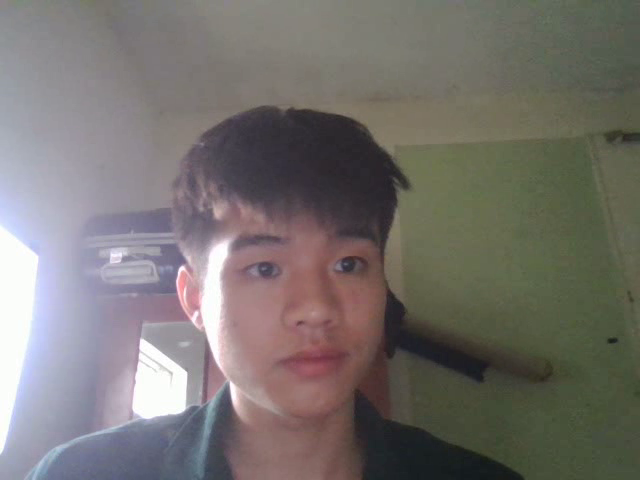
#> input picture frame 19 of Chuong5/Output_demo.mp4, 640 x 480 px, given in place of vtv.mp4, which was not available
$ jupyter execute 100_Chuong5_2221050156_NguyenXuanSang.ipynb   (shell and % lines are left out)   (text cells are left out)
#> lines starting #> are read from the running program, lines starting #| are printed output that depends on the picture; after the words box and inside, x2 and y2 are one past the last pixel; in counts of white or black regions, pixels touching at a corner belong together; pictures that were not available may be replaced by others from this repository, and a replacement may not be noted
[cell 1]
#Gọi thư viện:
import cv2
import numpy as np
import matplotlib.pyplot as plt

[cell 2]
#Đọc và hiển thị Video:
#1. Đọc video từ file:

cap = cv2.VideoCapture('Video/vtv.mp4')
#kiểm tra việc đọc video
if not cap.isOpened():
    print('Không mở được file Video. Kiểm tra lại..')
else:
    print('Mở file Video thành công')
#lấy thông só của video:
    fps = cap.get(cv2.CAP_PROP_FPS)
    print('Tốc độ video FPS:', int(fps))

    w = int(cap.get(cv2.CAP_PROP_FRAME_WIDTH))
    h = int(cap.get(cv2.CAP_PROP_FRAME_HEIGHT))
    print('Độ phân giải video:', w, 'x', h)

    while True:
        # Đọc từng frame
        ret, frame = cap.read()
#> frame is the input picture: shape (480, 640, 3); mean B, G, R 110, 113.6, 118.1
        if not ret:
            print('Không đọc được frame từ video!')
            break

        # Hiển thị frame
        cv2.imshow('Video', frame)

        # Nhấn phím q để thoát
        if cv2.waitKey(30) & 0xFF == ord('q'):
#> (key q is pressed here)
            break

# Giải phóng bộ nhớ
cap.release()
cv2.destroyAllWindows()

[cell 3]
#Đọc và hiển thị Video:
#2. Đọc video từ camera:
import cv2

cap = cv2.VideoCapture(0) #win:0 |mac =1

if not cap.isOpened():
    print('Không mở được Webcam. Kiểm tra lại..')
else:
    print('Mở Webcam thành công')

    fps = cap.get(cv2.CAP_PROP_FPS)
    print('Tốc độ video FPS:', int(fps))

    w = int(cap.get(cv2.CAP_PROP_FRAME_WIDTH))
    h = int(cap.get(cv2.CAP_PROP_FRAME_HEIGHT))
    print('Độ phân giải video:', w, 'x')
    while True:
        # Đọc từng frame
        ret, frame = cap.read()
        if not ret:
            print('Không đọc được frame từ video!')
            break

        # Hiển thị frame
        cv2.imshow('Livestrym', frame)

        # Nhấn phím q để thoát
        if cv2.waitKey(10) & 0xFF == ord('q'):
#> (key q is pressed here)
            break

# Giải phóng bộ nhớ
cap.release()
cv2.destroyAllWindows()

[cell 4]
#======================================================
#Thực hiện đọc Video và Lưu từng Frame dưới dạng ảnh:
#======================================================
#đọc video
import os
cap = cv2.VideoCapture('Video/vtv.mp4')

#thiết lập tham số để lưu ảnh:
folder = 'Frames_output'
frame_count = 0

#đọc từng frame:
while True:
    ret, frame =cap.read()
    if not ret:
        print('Không đọc được frame từ Video')
        break
    #hiển thị video:
    cv2.imshow('Video', frame)
    #Lưu từng frame ra file ảnh:
    filename = os.path.join(folder,f'SangNX_{frame_count:04d}.jpg')
    cv2.imwrite(filename ,frame)
    frame_count+=1
    #Tốc độ phát Nhấn phím q để thoát
    if cv2.waitKey(10) & 0xFF == ord('q'):
#> (key q is pressed here)
        break

# Giải phóng bộ nhớ
cap.release()
cv2.destroyAllWindows()

[cell 5]
#======================================================
#Đọc Video từ Webcam và lưu ra file MP4:
#======================================================
#Đọc video:
#======================================================
#Thực hiện đọc Video và Lưu từng Frame dưới dạng ảnh:
#======================================================
#đọc video

cap = cv2.VideoCapture(0)

#thiết lập tham số để lưu ảnh:
folder = 'Frames_output'
frame_count = 0

#đọc từng frame:
while True:
    ret, frame =cap.read()
    if not ret:
        print('Không đọc được frame từ Video')
        break
    #hiển thị video:
    cv2.imshow('Video', frame)
    #Lưu từng frame ra file ảnh:
    filename = os.path.join(folder,f'SangNX_{frame_count:04d}.jpg')
    cv2.imwrite(filename ,frame)
    frame_count+=1
    #Tốc độ phát Nhấn phím q để thoát
    if cv2.waitKey(10) & 0xFF == ord('q'):
#> (key q is pressed here)
        break

# Giải phóng bộ nhớ
cap.release()
cv2.destroyAllWindows()

[cell 6]
#======================================================
#Đọc Video từ Webcam và lưu ra file MP4:
#======================================================

#đọc video

cap = cv2.VideoCapture(0)

#thiết lập tham số để lưu Video:
fps=cap.get(cv2.CAP_PROP_FPS)
w = int(cap.get(cv2.CAP_PROP_FRAME_WIDTH))
h = int(cap.get(cv2.CAP_PROP_FRAME_HEIGHT))
format_out = cv2.VideoWriter_fourcc(*'mp4v')
out = cv2.VideoWriter("Output_demo.mp4",#tên file video lưu
                        format_out, #định dạng file video
                        fps,    #tốc đố fps
                        (w,h))   #đọ phân giải vìdeo


#đọc từng frame:
while True:
    ret, frame =cap.read()
    if not ret:
        print('Không đọc được frame từ Video')
        break

    #hiển thị video:
    cv2.imshow('Video', frame)

    #lưu video:
    out.write(frame)

    #Tốc độ phát Nhấn phím q để thoát
    if cv2.waitKey(10) & 0xFF == ord('q'):
#> (key q is pressed here)
        break

# Giải phóng bộ nhớ
cap.release()#bộ nhớ đọc video
out.release()#bộ nhớ lưu  video
cv2.destroyAllWindows()

[cell 7]
#======================================================
#VÍ DỤ: QUY TRÌNH XỬ LÝ VIDEO CHO MỘT BÀI TOÁN CỤ THỂ:
#Lấy biên (cạnh) các đối tượng trong video
#======================================================

#b1: kết nối tới nguồn:
cap = cv2.VideoCapture(0)

#thiết lập tham số để lưu Video:
fps=cap.get(cv2.CAP_PROP_FPS)
w = int(cap.get(cv2.CAP_PROP_FRAME_WIDTH))
h = int(cap.get(cv2.CAP_PROP_FRAME_HEIGHT))
format_out = cv2.VideoWriter_fourcc(*'mp4v')
out = cv2.VideoWriter("Output_Canny.mp4",#tên file video lưu
                        format_out, #định dạng file video
                        fps,    #tốc đố fps
                        (w,h))   #đọ phân giải vìdeo

#b2:Tách từng frame trong video:
while True:
    ret,frame=cap.read()
    if not ret:
        print('Không đọc được frame trong video')
        break

    #b3 :tiền xửu lý frame
#chuyển sang hệ màu gray
    gray=cv2.cvtColor(frame,cv2.COLOR_BGR2GRAY)
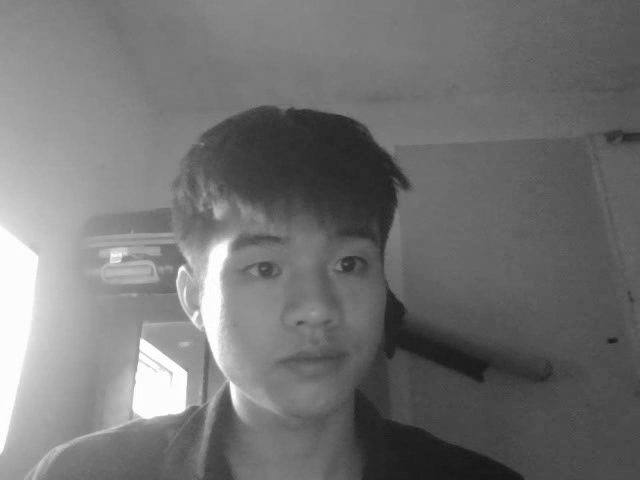
#> gray: shape (480, 640); min 22, max 255, mean 114.5

    #b4:xử lý CV/AI:
#lấy biên theo Canny-dùng hàm trong OpenCV
    frame_canny=cv2.Canny(gray,100,200)
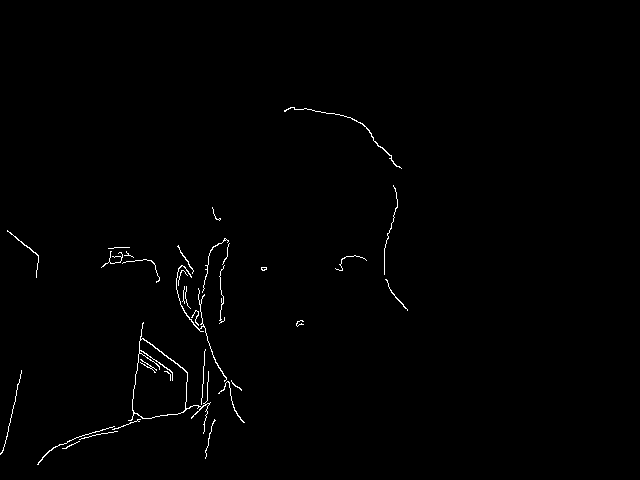
#> frame_canny: shape (480, 640); 0.73% white in thin lines or dots, all inside (x1, y1, x2, y2) = (0, 107, 408, 465)

    #đổi hệ màu kết quả từ Gray -> BGR
    frame_out = cv2.cvtColor(frame_canny,cv2.COLOR_GRAY2BGR)

    #b5:hiển thị kết quả
    cv2.imshow('Canny Edge',frame_out)

    #b6:lưu kết quả ra file
    out.write(frame_out)

    #Tốc độ phát Nhấn phím q để thoát
    if cv2.waitKey(10) & 0xFF == ord('q'):
#> (key q is pressed here)
        break

# Giải phóng bộ nhớ
cap.release()#bộ nhớ đọc video
out.release()#bộ nhớ lưu  video
cv2.destroyAllWindows()

[cell 8]
#=================================================
# PHƯƠNG PHÁP TRỪ NỀN (BACKGROUND SUBTRACTION):
#================================================
import cv2

# ------ 1. Mở nguồn video --------
# Mở camera
#cap = cv2.VideoCapture(1)

# Hoặc dùng file video:
#cap = cv2.VideoCapture("Video/slow_traffic_small.mp4")
cap = cv2.VideoCapture(0)
if not cap.isOpened():
    print("Không mở được video!")
    raise SystemExit

# --- 2. Khởi tạo bộ trừ nền MOG2 ---
# history: số frame dùng để học nền
# varThreshold: ngưỡng phân tách nền / tiền cảnh (motion)
# detectShadows=True: đánh dấu bóng bằng màu xám đậm (giá trị ~127)
fgbg = cv2.createBackgroundSubtractorMOG2(
    history=500,
    varThreshold=16,
    detectShadows=True
)


while True:
    ret, frame = cap.read()
    if not ret:
        break

    # --- 3. Áp dụng background subtraction ---
    fgmask = fgbg.apply(frame)  # foreground mask (vùng chuyển động)
#> fgmask: shape (480, 640); every value is 127

    # --- 4. Tiền xử lý mask để giảm nhiễu ---
    # Bỏ bóng: coi pixel xám (127) là nền
    _, fgmask_bin = cv2.threshold(fgmask, 200, 255, cv2.THRESH_BINARY)
#> fgmask_bin: shape (480, 640); every value is 0

    # Giãn (dilate) để lấp lỗ nhỏ, gộp vùng chuyển động
    fgmask_bin = cv2.dilate(fgmask_bin, None, iterations=2)

    # --- 5. Tìm contour trên vùng chuyển động ---
    contours, _ = cv2.findContours(
        fgmask_bin.copy(),
        cv2.RETR_EXTERNAL,
        cv2.CHAIN_APPROX_SIMPLE
    )
#> contours = []

    for cnt in contours:
        # Bỏ qua vùng quá nhỏ (nhiễu)
        if cv2.contourArea(cnt) < 500:
            continue
        x, y, w, h = cv2.boundingRect(cnt)
        cv2.rectangle(frame, (x, y), (x+w, y+h), (0, 255, 0), 2)
#> this loop made 0 passes

    cv2.putText(frame, "Motion Detection - Background Subtraction", (10, 20),
                cv2.FONT_HERSHEY_SIMPLEX, 1, (0, 0, 255), 2)
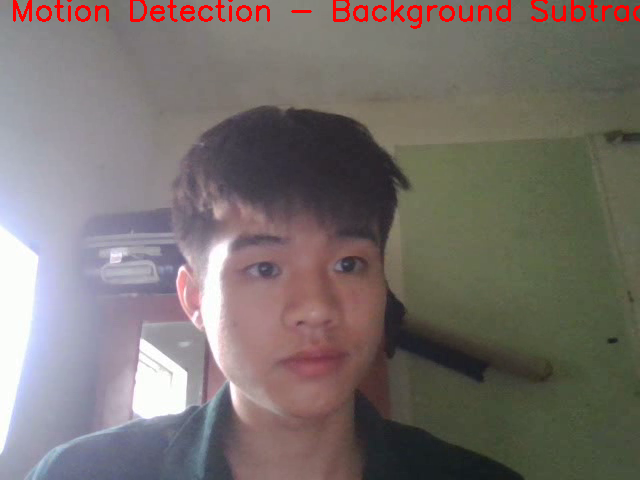
#> frame: shape (480, 640, 3); 1.3% of pixels changed, all inside (x1, y1, x2, y2) = (13, 0, 640, 29)

    # --- 6. Hiển thị kết quả---
    cv2.imshow("Frame", frame)           # khung hình gốc + box
#    cv2.imshow("Foreground Mask (raw)", fgmask)  # mask gốc từ MOG2
    cv2.imshow("Foreground Mask (clean)", fgmask_bin)  # mask đã lọc

    if cv2.waitKey(30) & 0xFF == ord('q'):
#> (key q is pressed here)
        break

cap.release()
cv2.destroyAllWindows()

[cell 9]
#================================================================
# 2. PHƯƠNG PHÁP LUỒNG QUANG HỌC (Optical Flow - Lucas–Kanade)
#===============================================================
import cv2
import numpy as np

# ------ 1. Mở nguồn video --------
# Mở camera:
# cap = cv2.VideoCapture(0)

# Hoặc dùng file video:
cap = cv2.VideoCapture("Video/slow_traffic_small.mp4")

if not cap.isOpened():
    print("Không mở được video!")
    raise SystemExit

cv2.startWindowThread()

# ------ 2. Tham số Shi–Tomasi corner detection (tìm điểm đặc trưng ban đầu) ------
st_params  = dict(maxCorners = 100,qualityLevel = 0.3,minDistance = 7,blockSize = 7
)

# ------ 3. Tham số Lucas–Kanade Optical Flow ------
lk_params = dict(winSize  = (15, 15),maxLevel = 2,
    criteria = (cv2.TERM_CRITERIA_EPS | cv2.TERM_CRITERIA_COUNT,10,0.03))
#> lk_params = {'winSize': (15, 15), 'maxLevel': 2, 'criteria': (3, 10, 0.03)}

# Tạo bảng màu ngẫu nhiên cho các điểm theo vết
color = np.random.randint(0, 255, (100, 3))

# ------ 4. Đọc frame đầu tiên và tìm điểm đặc trưng ------
ret, old_frame = cap.read()
if not ret:
    print("Không đọc được frame đầu tiên!")
    cap.release()
    raise SystemExit

old_gray = cv2.cvtColor(old_frame, cv2.COLOR_BGR2GRAY)

# Tìm các điểm góc (corners) để theo vết
p0 = cv2.goodFeaturesToTrack(old_gray, mask=None, **st_params)
#> p0 = [[183, 268], [142, 339], [197, 309], [142, 353], [113, 259], [191, 316], [141, 361], [123, 257], [229, 383], [185, 373], [200, 404]]

# Tạo mask để vẽ đường đi (trajectory)
mask = np.zeros_like(old_frame)

# ------ 5. Vòng lặp xử lý từng frame ------
while True:
    ret, frame = cap.read()
    if not ret:
        break

    frame_gray = cv2.cvtColor(frame, cv2.COLOR_BGR2GRAY)

    # 5.1. Tính optical flow (Lucas–Kanade)
    if p0 is None:
        # Nếu không còn điểm nào để theo vết → tìm lại điểm mới
        p0 = cv2.goodFeaturesToTrack(old_gray, mask=None, **st_params)

    if p0 is None:
        # Vẫn không tìm được điểm → bỏ qua frame này
        cv2.imshow("Optical flow", frame)
    else:
        p1, st, err = cv2.calcOpticalFlowPyrLK(old_gray, frame_gray, p0, None, **lk_params)
#> p1 = [[182.9, 268.5], [142, 339], [197.9, 309.6], [142, 353], [112.9, 259.1], [191.2, 316.9], [141, 361], [123, 257], [229.8, 382.4], [185, 373], [200.2, 404.1]]; st = [1, 1, 1, 1, 1, 1, 1, 1, 1, 1, 1]; err = [3.73, 0.892, 6.01, 1.09, 2, 4.71, 1.18, 2, 5.15, 0.838, 3]

        # 5.2. Lọc ra các điểm "tốt"
        if p1 is not None:
            good_new = p1[st == 1]
#> good_new has the same summary as p1
            good_old = p0[st == 1]
#> good_old has the same summary as p0

            # 5.3. Vẽ quỹ đạo chuyển động (đường + chấm)
            for i, (new, old) in enumerate(zip(good_new, good_old)):
                a, b = new.ravel()
                c, d = old.ravel()
                mask = cv2.line(mask, (int(a), int(b)), (int(c), int(d)),color[i].tolist(), 2)
                frame = cv2.circle(frame, (int(a), int(b)), 5,color[i].tolist(), -1)
#> this loop made 11 passes
#> (a, b, c, d) on passes 1 to 8: (182.9, 268.5, 183, 268), (142, 339, 142, 339), (197.9, 309.6, 197, 309), (142, 353, 142, 353), (112.9, 259.1, 113, 259), (191.2, 316.9, 191, 316), (141, 361, 141, 361), (123, 257, 123, 257)
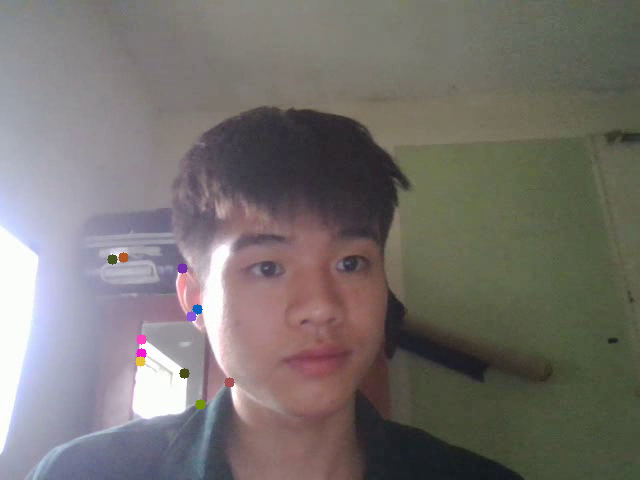
#> frame: shape (480, 640, 3); mean B, G, R 109.9, 113.5, 118.3
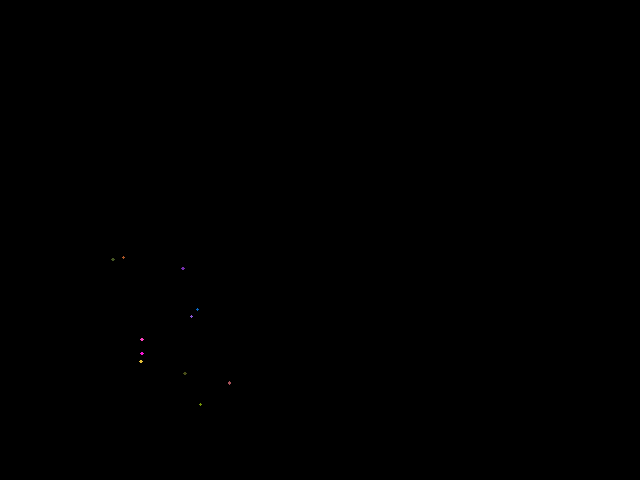
#> mask: shape (480, 640, 3); mean of channels 0, 1, 2 0, 0, 0; drawn as B, G, R

            img = cv2.add(frame, mask)
            cv2.putText(img, "Optical Flow - Lucas-Kanade",(10, 30),cv2.FONT_HERSHEY_SIMPLEX,1, (0, 0, 255), 2)
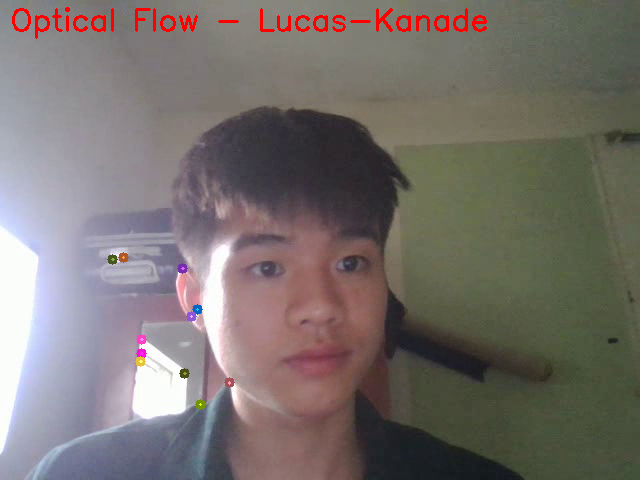
#> img: shape (480, 640, 3); mean B, G, R 108.8, 112.3, 119.5

            cv2.imshow("Optical flow", img)

            # Cập nhật frame và điểm cho vòng sau
            old_gray = frame_gray.copy()
            p0 = good_new.reshape(-1, 1, 2)
#> p0 has the same summary as p1
        else:
            cv2.imshow("Optical flow", frame)
            old_gray = frame_gray.copy()
            p0 = None

    if cv2.waitKey(30) & 0xFF == ord("q"):
#> (key q is pressed here)
        break

# Giải phóng bộ nhớ:
cap.release()
cv2.destroyAllWindows()

[cell 10]
import cv2
import numpy as np

# ========================
# 1. Đọc video
# ========================
cap = cv2.VideoCapture("Video/slow_traffic_small.mp4")

if not cap.isOpened():
    print("Không mở được video!")
    raise SystemExit

# ========================
# 2. Đọc frame đầu tiên
# ========================
ret, frame = cap.read()
if not ret:
    print("Không đọc được frame đầu tiên!")
    cap.release()
    raise SystemExit

# ================================
# 3. ROI ban đầu (hard-code)
# ==============================
x, y, w, h = 300, 200, 100, 50   # TỌA ĐỘ DEMO

x, y, w, h = int(x), int(y), int(w), int(h)
track_window = (x, y, w, h)

# ==============================
# 4. Tạo histogram màu ROI
# ===============================
roi = frame[y:y+h, x:x+w]
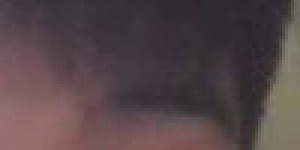
#> roi: shape (50, 100, 3) (shown 3 times larger); mean B, G, R 71.8, 69.6, 84.9
hsv_roi = cv2.cvtColor(roi, cv2.COLOR_BGR2HSV)
#> hsv_roi: shape (50, 100, 3); mean H, S, V 127, 46.1, 85.1

mask = cv2.inRange(
    hsv_roi,
    np.array((0., 60., 32.)),
    np.array((180., 255., 255.))
)
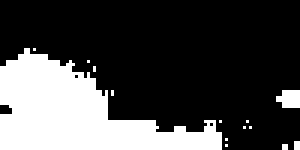
#> mask: shape (50, 100) (shown 3 times larger); 27.6% white; 14 white regions (12 under 20 px), largest, box (x1, y1, x2, y2) and area: (0, 16, 74, 50) 1319, (92, 30, 100, 36) 40

roi_hist = cv2.calcHist([hsv_roi], [0], mask, [180], [0, 180])
#> roi_hist = 180 values, max 188 at index 1, min 0 at index 6, mean 7.67
cv2.normalize(roi_hist, roi_hist, 0, 255, cv2.NORM_MINMAX)

# ========================
# 5. Tiêu chuẩn dừng MeanShift
# ========================
term_crit = (
    cv2.TERM_CRITERIA_EPS | cv2.TERM_CRITERIA_COUNT,
    10,   # Số vòng lặp tối đa
    1     # Dịch chuyển < 1 pixel
)
#> term_crit = (3, 10, 1)
#> (the rest of the program and of its run is left out)
